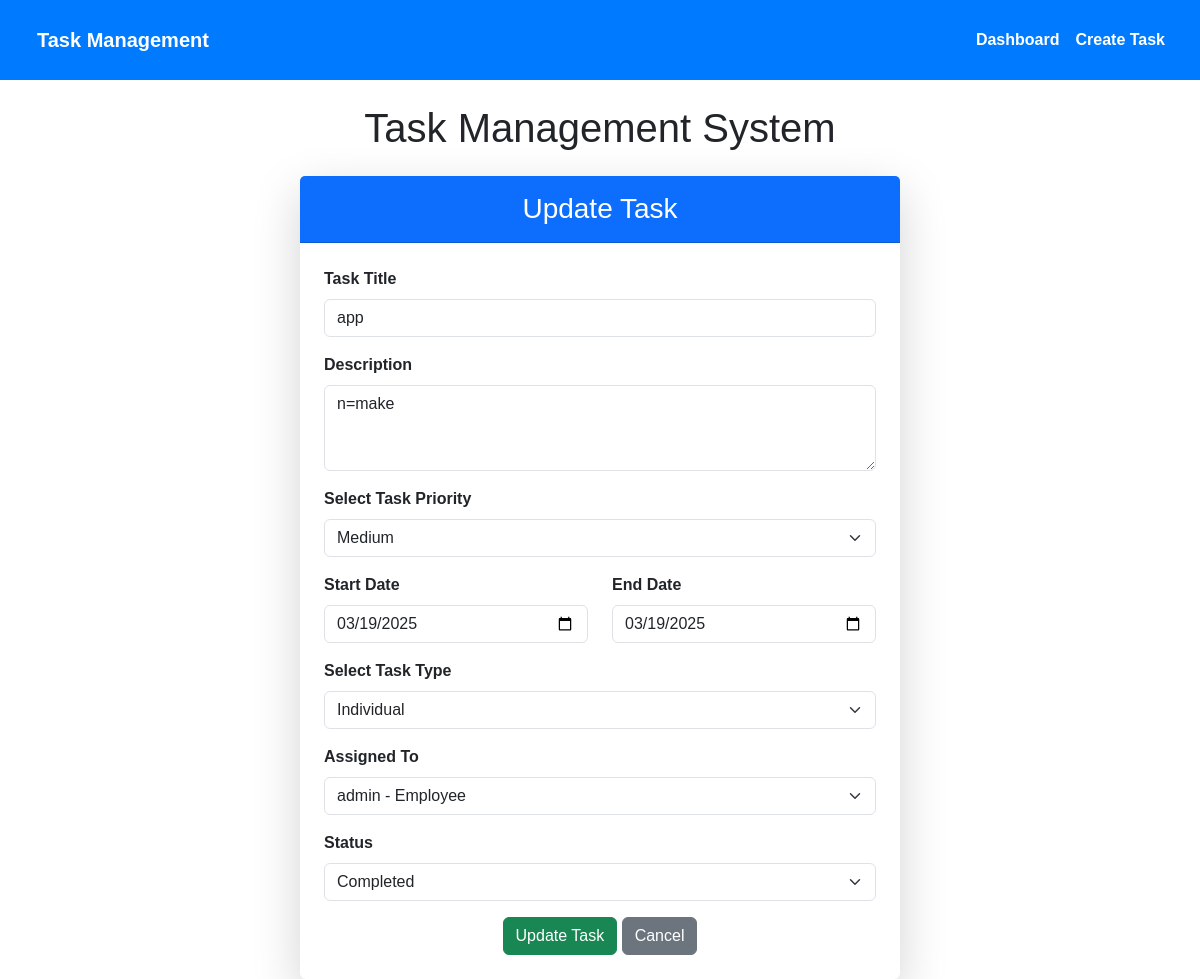
Screenshot of /update/2/ (signed in) with the database file from the repository.
### task/models.py (models this page shows, shortened)
class TaskAssignment(models.Model):
    STATUS_CHOICES = [
        ('Pending', 'Pending'),
        ('In Progress', 'In Progress'),
        ('Completed', 'Completed')
    ]
    assignment_id = models.AutoField(primary_key=True)
    task = models.ForeignKey(Task, on_delete=models.CASCADE, related_name='assignments',
                            help_text="The task being assigned")
    employee = models.ForeignKey(Employee, on_delete=models.CASCADE, related_name='assigned_tasks',
                                help_text="The employee to whom the task is assigned")
    assigned_by = models.ForeignKey(User, on_delete=models.CASCADE, related_name='tasks_assigned',
                                   help_text="The user who assigned the task")
    assigned_date = models.DateTimeField(auto_now_add=True, help_text="The date the task was assigned")
    status = models.CharField(max_length=200, choices=STATUS_CHOICES, default='Pending',
                             help_text="The current status of the task")
    completed_at = models.DateTimeField(null=True, blank=True, help_text="The date the task was completed")

class Task(models.Model):
    TASK_PRIORITY_CHOICES = [
        ('High', 'High'),
        ('Medium', 'Medium'),
        ('Low', 'Low')
    ]
    TASK_TYPE_CHOICES = [
        ('Individual', 'Individual'),
        ('Team', 'Team')
    ]
    task_id = models.AutoField(primary_key=True)
    task_title = models.CharField(max_length=100, help_text="The title of the task")
    task_description = models.CharField(max_length=300, help_text="A brief description of the task")
    task_priority = models.CharField(max_length=200, choices=TASK_PRIORITY_CHOICES, default='Medium',
                                    help_text="The priority level of the task")
    start_date = models.DateField(help_text="The start date of the task")
    end_date = models.DateField(help_text="The end date of the task")
    task_type = models.CharField(max_length=50, choices=TASK_TYPE_CHOICES, default='Individual',
                                help_text="The type of task (Individual or Team)")
    created_at = models.DateTimeField(auto_now_add=True, help_text="The date the task was created")
    updated_at = models.DateTimeField(auto_now=True, help_text="The date the task was last updated")

### task/views.py (the view, shortened to what this page needs)
# urls.py: path('update/<int:assignment_id>/', views.update_task, name='update_task'),
@login_required
def update_task(request, assignment_id):
    assignment = get_object_or_404(TaskAssignment, assignment_id=assignment_id)
    if not (request.user == assignment.assigned_by or request.user.is_superuser or request.user.groups.filter(name__in=['TeamLeader', 'Manager']).exists()):
        messages.error(request, "You do not have permission to update this task.")
        return redirect('dashboard')
    if request.user.is_superuser:
        employees = Employee.objects.all()  # Admins see all employees
    elif request.user.groups.filter(name__in=['TeamLeader', 'Manager']).exists():
        employees = Employee.objects.filter(profile_manager_user=request.user)  # Employees under this manager
    else:
        employees = []  # Regular employees can't reassign tasks
    context = {
        'assignment': assignment,
        'employees': employees,
    }
    return render(request, 'update_task.html', context)

### task/models.py (called while the page is built)
    def __str__(self):
        return f"{self.user.username} - Employee"

### task/templates/update_task.html (shortened to what this page needs)
{% extends 'base.html' %}
{% block content %}
<div class="container d-flex justify-content-center align-items-center min-vh-100">
    <div class="card shadow-lg border-0 rounded-lg" style="max-width: 600px; width: 100%;">
        <div class="card-header bg-primary text-white text-center py-3">
            <h3 class="mb-0"> Update Task</h3>
        </div>
        <div class="card-body p-4">
            <form method="POST">
                <div class="mb-3">
                    <label class="form-label"><strong>Task Title</strong></label>
                    <input type="text" name="task_title" class="form-control" value="{{ assignment.task.task_title }}" required>
                </div>
                <div class="mb-3">
                    <label class="form-label"><strong>Description</strong></label>
                    <textarea name="task_description" class="form-control" rows="3" required>{{ assignment.task.task_description }}</textarea>
                </div>
                <div class="mb-3">
                    <label class="form-label"><strong>Select Task Priority</strong></label>
                    <select name="task_priority" class="form-select" required>
                        <option value="Medium" {% if assignment.task.task_priority == 'Medium' %}selected{% endif %}>Medium</option>
                    </select>
                </div>
                <div class="row">
                    <div class="col-md-6 mb-3">
                        <label class="form-label"><strong>Start Date</strong></label>
                        <input type="date" name="start_date" class="form-control" value="{{ assignment.task.start_date|date:'Y-m-d' }}" required>
                    </div>
                    <div class="col-md-6 mb-3">
                        <label class="form-label"><strong>End Date</strong></label>
                        <input type="date" name="end_date" class="form-control" value="{{ assignment.task.end_date|date:'Y-m-d' }}" required>
                    </div>
                </div>
                <div class="mb-3">
                    <label class="form-label"><strong>Select Task Type</strong></label>
                    <select name="task_type" class="form-select" required>
                        <option value="Individual" {% if assignment.task.task_type == 'Individual' %}selected{% endif %}>Individual</option>
                    </select>
                </div>
                <div class="mb-3">
                    <label class="form-label"><strong>Assigned To</strong></label>
                    <select name="assigned_to" class="form-select" required>
                        {% for emp in employees %}
                            <option value="{{ emp }}" {% if emp == assignment.employee.user.username %}selected{% endif %}>{{ emp }}</option>
                        {% endfor %}
                    </select>
                </div>
                <div class="mb-3">
                    <label class="form-label"><strong>Status</strong></label>
                    <select name="status" class="form-select" required>
                        <option value="Completed" {% if assignment.status == 'Completed' %}selected{% endif %}>Completed</option>
                    </select>
                </div>
                <div class="text-center">
                    <button type="submit" class="btn btn-success"> Update Task</button>
                    <a href="{% url 'dashboard' %}" class="btn btn-secondary"> Cancel</a>
                </div>
            </form>
        </div>
    </div>
</div>
{% endblock %}

### task/templates/base.html (style rules this page uses)
body { font-family: Arial, sans-serif; margin: 0; padding: 0; }
.container { margin-top: 20px; }

### rows the page displays
TaskAssignment: task_title "app", task_description "n=make", task_priority "Medium", start_date "03/19/2025", end_date "03/19/2025", task_type "Individual", status "Completed"

### other values shown
form field assigned_to "admin - Employee"
